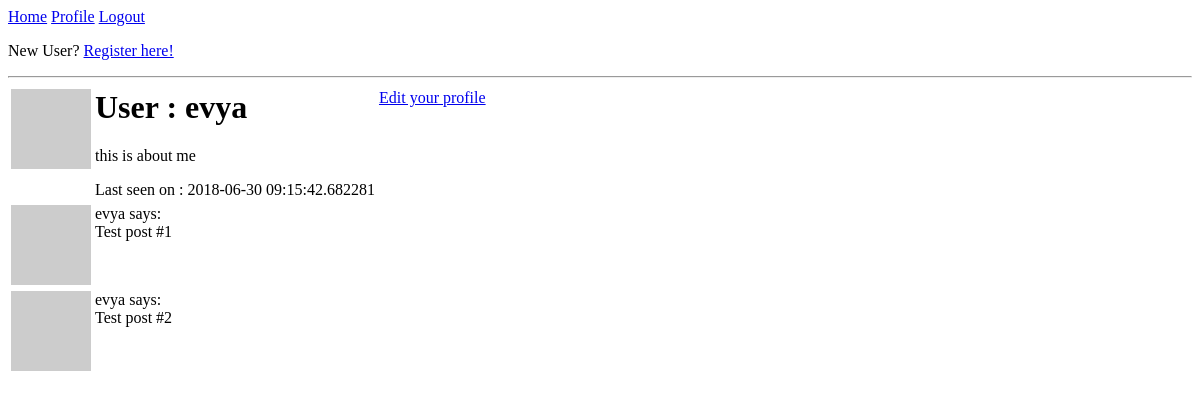
The page /user/evya (signed in) on the database as committed earlier.
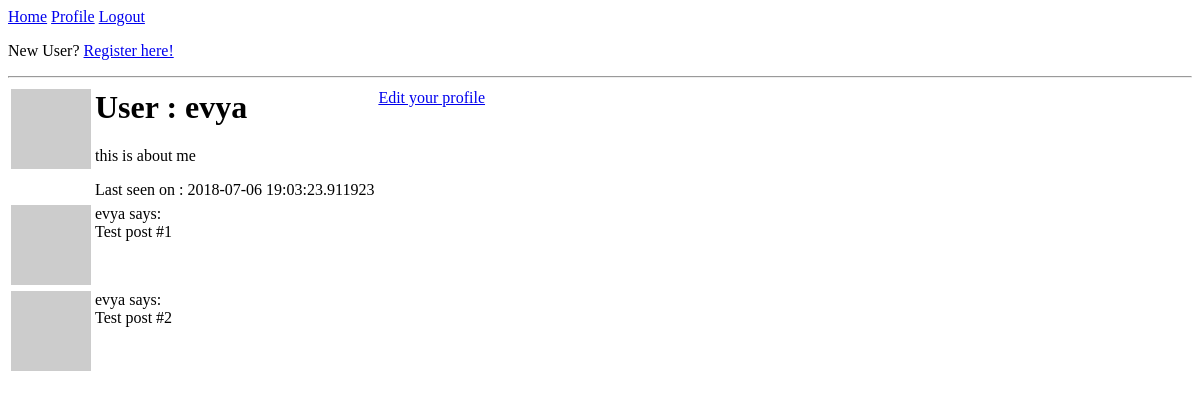
The same page on the database as committed later.
### app/models.py (models this page shows, shortened)
class User(UserMixin, db.Model):
    id = db.Column(db.Integer, primary_key=True)
    username = db.Column(db.String(64), index=True, unique=True)
    email = db.Column(db.String(120), index=True, unique=True)
    password_hash = db.Column(db.String(128))
    about_me = db.Column(db.String(140))
    last_seen = db.Column(db.DateTime, default=datetime.utcnow)
    def avatar(self, size):
        digest = md5(self.email.lower().encode('utf-8')).hexdigest()
        return 'https://www.gravatar.com/avatar/{}?d=identicon&s={}'.format(digest, size)

### app/routes.py (the view)
@app.route('/user/<username>')
@login_required
def user(username):
    user = User.query.filter_by(username=username).first_or_404()
    posts = [
        {
            "author" : user,
            "body" : "Test post #1"
        },
        {
            "author" : user,
            "body" : "Test post #2"
        }
    ]
    return render_template('user.html', user=user, posts=posts)

### app/models.py (called while the page is built)
@login.user_loader
def load_user(id):
    return User.query.get(int(id))

### app/routes.py (called while the page is built)
@app.before_request
def before_request():
    if current_user.is_authenticated:
        current_user.last_seen = datetime.utcnow()
        db.session.commit()

### app/templates/user.html
{% extends "base.html" %}
{% block content %}
    <table>
        <tr valign="top">
            <td><img src="{{ user.avatar(128) }}"/></td>
            <td>
                <h1>User : {{ user.username }}</h1>
                {% if user.about_me %}
                <p>
                    {{ user.about_me }}
                </p>
                {% endif %}
                {% if user.last_seen %}
                <p>
                    Last seen on : {{ user.last_seen }}
                </p>
                {% endif %}
            </td>
            <td>
                {% if user == current_user %}
                <p>
                    <a href="{{ url_for('edit_profile') }}">Edit your profile</a>
                </p>
                {% endif %}
            </td>
        </tr>
    </table>
    {% for post in posts %}
        {% include '_post.html' %}
    {% endfor %}
{% endblock %}

### app/templates/base.html (shortened to what this page needs)
<html>
    <head>
    </head>
    <body>
        <div>
            <a href="{{ url_for('index') }}">Home</a>
            {% if current_user.is_anonymous %}
            <a href="{{ url_for('login') }}">Login</a>
            {% else %}
            <a href="{{ url_for('user', username=current_user.username) }}">Profile</a>
            <a href="{{ url_for('logout') }}">Logout</a>
            {% endif %}
            <p>New User? <a href="{{ url_for('register') }}">Register here!</a></p>
        </div>
        <hr>
        {% block content %}{% endblock %}
    </body>
</html>

### app/templates/_post.html
<table>
    <tr valign="top">
        <td><img src="{{ post.author.avatar(36) }}"></td>
        <td>{{ post.author.username }} says:<br>{{ post.body }}</td>
    </tr>
</table>

Rows that differ between the two databases and show on the page:
changed User "evya": last_seen "2018-06-30 09:15:42.682281" → "2018-07-06 19:03:23.911923"
